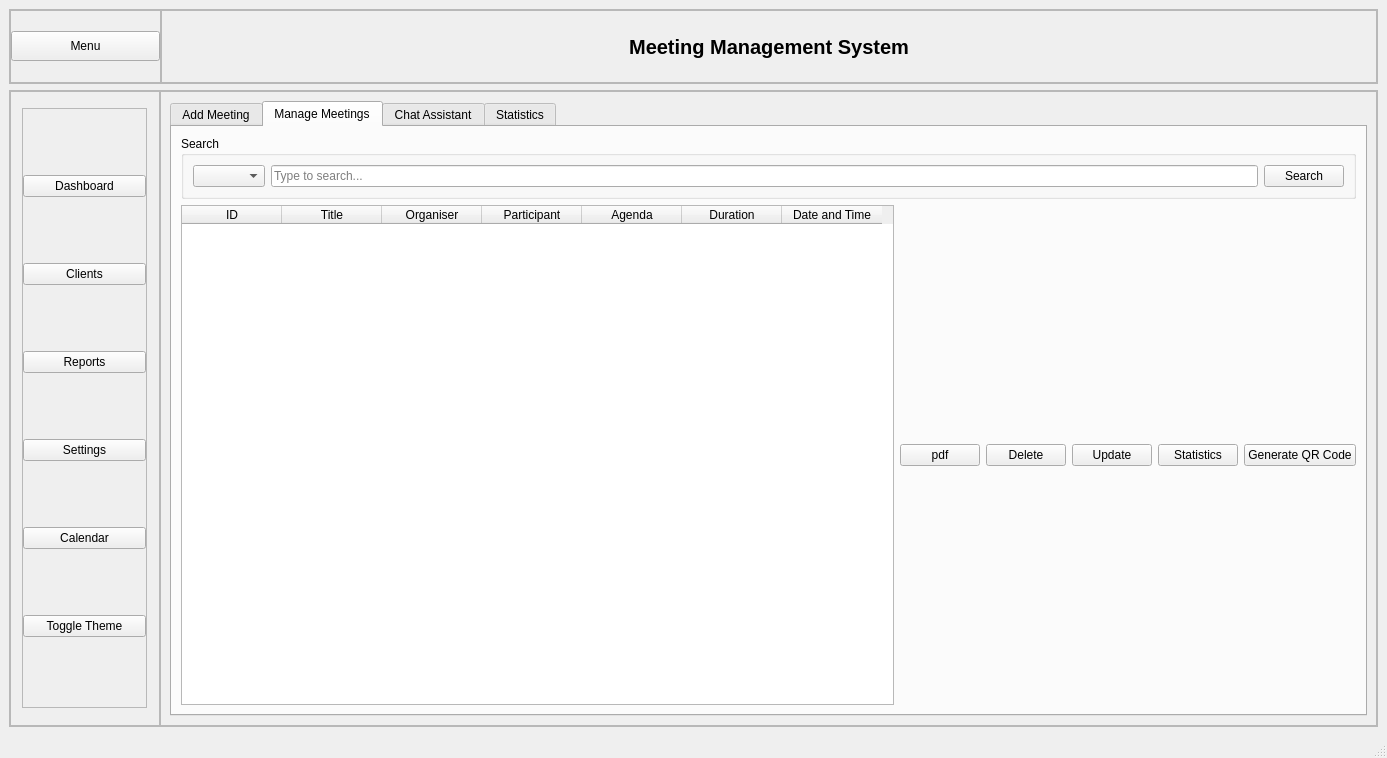
<?xml version="1.0" encoding="UTF-8"?>
<ui version="4.0">
 <class>MainWindow</class>
 <widget class="QMainWindow" name="MainWindow">
  <property name="geometry">
   <rect>
    <x>0</x>
    <y>0</y>
    <width>1387</width>
    <height>758</height>
   </rect>
  </property>
  <property name="sizePolicy">
   <sizepolicy hsizetype="Preferred" vsizetype="Preferred">
    <horstretch>0</horstretch>
    <verstretch>0</verstretch>
   </sizepolicy>
  </property>
  <property name="minimumSize">
   <size>
    <width>0</width>
    <height>600</height>
   </size>
  </property>
  <property name="windowTitle">
   <string>Meeting Management System</string>
  </property>
  <property name="styleSheet">
   <string notr="true"/>
  </property>
  <widget class="QWidget" name="centralwidget">
   <layout class="QVBoxLayout" name="verticalLayout">
    <item>
     <widget class="QFrame" name="header">
      <property name="sizePolicy">
       <sizepolicy hsizetype="Preferred" vsizetype="Preferred">
        <horstretch>0</horstretch>
        <verstretch>0</verstretch>
       </sizepolicy>
      </property>
      <property name="minimumSize">
       <size>
        <width>0</width>
        <height>75</height>
       </size>
      </property>
      <property name="maximumSize">
       <size>
        <width>16777215</width>
        <height>75</height>
       </size>
      </property>
      <property name="frameShape">
       <enum>QFrame::Shape::StyledPanel</enum>
      </property>
      <property name="frameShadow">
       <enum>QFrame::Shadow::Raised</enum>
      </property>
      <layout class="QHBoxLayout" name="horizontalLayout_2">
       <property name="spacing">
        <number>0</number>
       </property>
       <property name="leftMargin">
        <number>0</number>
       </property>
       <property name="topMargin">
        <number>0</number>
       </property>
       <property name="rightMargin">
        <number>0</number>
       </property>
       <property name="bottomMargin">
        <number>0</number>
       </property>
       <item>
        <widget class="QFrame" name="frame_3">
         <property name="minimumSize">
          <size>
           <width>50</width>
           <height>0</height>
          </size>
         </property>
         <property name="maximumSize">
          <size>
           <width>151</width>
           <height>16777215</height>
          </size>
         </property>
         <property name="frameShape">
          <enum>QFrame::Shape::StyledPanel</enum>
         </property>
         <property name="frameShadow">
          <enum>QFrame::Shadow::Raised</enum>
         </property>
         <layout class="QHBoxLayout" name="horizontalLayout_3">
          <property name="spacing">
           <number>0</number>
          </property>
          <property name="leftMargin">
           <number>0</number>
          </property>
          <property name="topMargin">
           <number>0</number>
          </property>
          <property name="rightMargin">
           <number>0</number>
          </property>
          <property name="bottomMargin">
           <number>0</number>
          </property>
          <item>
           <widget class="QPushButton" name="menuButton">
            <property name="sizePolicy">
             <sizepolicy hsizetype="Preferred" vsizetype="Fixed">
              <horstretch>0</horstretch>
              <verstretch>0</verstretch>
             </sizepolicy>
            </property>
            <property name="minimumSize">
             <size>
              <width>0</width>
              <height>30</height>
             </size>
            </property>
            <property name="maximumSize">
             <size>
              <width>16777215</width>
              <height>30</height>
             </size>
            </property>
            <property name="text">
             <string>Menu</string>
            </property>
            <property name="iconSize">
             <size>
              <width>24</width>
              <height>24</height>
             </size>
            </property>
           </widget>
          </item>
         </layout>
        </widget>
       </item>
       <item>
        <widget class="QFrame" name="frame_5">
         <property name="frameShape">
          <enum>QFrame::Shape::StyledPanel</enum>
         </property>
         <property name="frameShadow">
          <enum>QFrame::Shadow::Raised</enum>
         </property>
         <layout class="QVBoxLayout" name="verticalLayout_4">
          <item>
           <widget class="QLabel" name="label">
            <property name="font">
             <font>
              <pointsize>15</pointsize>
              <bold>true</bold>
             </font>
            </property>
            <property name="text">
             <string>Meeting Management System</string>
            </property>
            <property name="alignment">
             <set>Qt::AlignmentFlag::AlignCenter</set>
            </property>
           </widget>
          </item>
         </layout>
        </widget>
       </item>
      </layout>
     </widget>
    </item>
    <item>
     <widget class="QFrame" name="frame_2">
      <property name="frameShape">
       <enum>QFrame::Shape::StyledPanel</enum>
      </property>
      <property name="frameShadow">
       <enum>QFrame::Shadow::Raised</enum>
      </property>
      <layout class="QHBoxLayout" name="horizontalLayout">
       <property name="spacing">
        <number>0</number>
       </property>
       <property name="leftMargin">
        <number>0</number>
       </property>
       <property name="topMargin">
        <number>0</number>
       </property>
       <property name="rightMargin">
        <number>0</number>
       </property>
       <property name="bottomMargin">
        <number>0</number>
       </property>
       <item>
        <widget class="QFrame" name="sideMenu">
         <property name="minimumSize">
          <size>
           <width>150</width>
           <height>0</height>
          </size>
         </property>
         <property name="maximumSize">
          <size>
           <width>150</width>
           <height>16777215</height>
          </size>
         </property>
         <property name="frameShape">
          <enum>QFrame::Shape::StyledPanel</enum>
         </property>
         <property name="frameShadow">
          <enum>QFrame::Shadow::Raised</enum>
         </property>
         <layout class="QVBoxLayout" name="verticalLayout_2">
          <property name="spacing">
           <number>0</number>
          </property>
          <property name="leftMargin">
           <number>0</number>
          </property>
          <property name="topMargin">
           <number>0</number>
          </property>
          <property name="rightMargin">
           <number>0</number>
          </property>
          <property name="bottomMargin">
           <number>0</number>
          </property>
          <item alignment="Qt::AlignmentFlag::AlignHCenter|Qt::AlignmentFlag::AlignVCenter">
           <widget class="QFrame" name="frame_6">
            <property name="minimumSize">
             <size>
              <width>125</width>
              <height>600</height>
             </size>
            </property>
            <property name="maximumSize">
             <size>
              <width>150</width>
              <height>16777215</height>
             </size>
            </property>
            <property name="frameShape">
             <enum>QFrame::Shape::StyledPanel</enum>
            </property>
            <property name="frameShadow">
             <enum>QFrame::Shadow::Raised</enum>
            </property>
            <layout class="QVBoxLayout" name="verticalLayout_3">
             <property name="spacing">
              <number>0</number>
             </property>
             <property name="leftMargin">
              <number>0</number>
             </property>
             <property name="topMargin">
              <number>0</number>
             </property>
             <property name="rightMargin">
              <number>0</number>
             </property>
             <property name="bottomMargin">
              <number>0</number>
             </property>
             <item>
              <widget class="QPushButton" name="pushButton">
               <property name="text">
                <string>Dashboard</string>
               </property>
              </widget>
             </item>
             <item>
              <widget class="QPushButton" name="pushButton_2">
               <property name="text">
                <string>Clients</string>
               </property>
              </widget>
             </item>
             <item>
              <widget class="QPushButton" name="pushButton_3">
               <property name="text">
                <string>Reports</string>
               </property>
              </widget>
             </item>
             <item>
              <widget class="QPushButton" name="pushButton_4">
               <property name="text">
                <string>Settings</string>
               </property>
              </widget>
             </item>
             <item>
              <widget class="QPushButton" name="pushButton_5">
               <property name="text">
                <string>Calendar</string>
               </property>
              </widget>
             </item>
             <item>
              <widget class="QPushButton" name="themeButton">
               <property name="text">
                <string>Toggle Theme</string>
               </property>
              </widget>
             </item>
            </layout>
           </widget>
          </item>
         </layout>
        </widget>
       </item>
       <item>
        <widget class="QFrame" name="frame_4">
         <property name="sizePolicy">
          <sizepolicy hsizetype="Expanding" vsizetype="Preferred">
           <horstretch>0</horstretch>
           <verstretch>0</verstretch>
          </sizepolicy>
         </property>
         <property name="frameShape">
          <enum>QFrame::Shape::StyledPanel</enum>
         </property>
         <property name="frameShadow">
          <enum>QFrame::Shadow::Raised</enum>
         </property>
         <layout class="QVBoxLayout" name="verticalLayout_5">
          <item>
           <widget class="QTabWidget" name="tabWidget">
            <property name="currentIndex">
             <number>1</number>
            </property>
            <widget class="QWidget" name="ClientForm">
             <attribute name="title">
              <string>Add Meeting</string>
             </attribute>
             <layout class="QGridLayout" name="gridLayout_2">
              <item row="0" column="0">
               <widget class="QLabel" name="label_name">
                <property name="text">
                 <string>Title</string>
                </property>
               </widget>
              </item>
              <item row="0" column="2">
               <widget class="QLineEdit" name="title"/>
              </item>
              <item row="1" column="0">
               <widget class="QLabel" name="label_sector">
                <property name="text">
                 <string>Organiser</string>
                </property>
               </widget>
              </item>
              <item row="1" column="2">
               <widget class="QLineEdit" name="organiser"/>
              </item>
              <item row="2" column="0">
               <widget class="QLabel" name="label_contact">
                <property name="text">
                 <string>Participant</string>
                </property>
               </widget>
              </item>
              <item row="2" column="2">
               <widget class="QLineEdit" name="participant"/>
              </item>
              <item row="3" column="0">
               <widget class="QLabel" name="label_2">
                <property name="text">
                 <string>Agenda</string>
                </property>
               </widget>
              </item>
              <item row="3" column="2">
               <widget class="QComboBox" name="agenda">
                <item>
                 <property name="text">
                  <string>car advice</string>
                 </property>
                </item>
                <item>
                 <property name="text">
                  <string>life advice</string>
                 </property>
                </item>
                <item>
                 <property name="text">
                  <string>future advice</string>
                 </property>
                </item>
               </widget>
              </item>
              <item row="4" column="0">
               <widget class="QLabel" name="label_date">
                <property name="text">
                 <string>Date and Time:</string>
                </property>
               </widget>
              </item>
              <item row="4" column="2">
               <widget class="QDateTimeEdit" name="dateTimeEdit"/>
              </item>
              <item row="5" column="0">
               <widget class="QLabel" name="label_consultant">
                <property name="text">
                 <string>Duration (min)</string>
                </property>
               </widget>
              </item>
              <item row="5" column="2">
               <widget class="QLineEdit" name="duration"/>
              </item>
              <item row="6" column="2">
               <widget class="QPushButton" name="AddButton">
                <property name="text">
                 <string>Add Meeting</string>
                </property>
               </widget>
              </item>
              <item row="0" column="3" rowspan="7">
               <spacer name="horizontalSpacer">
                <property name="orientation">
                 <enum>Qt::Orientation::Horizontal</enum>
                </property>
                <property name="sizeHint" stdset="0">
                 <size>
                  <width>40</width>
                  <height>20</height>
                 </size>
                </property>
               </spacer>
              </item>
             </layout>
            </widget>
            <widget class="QWidget" name="listClient">
             <attribute name="title">
              <string>Manage Meetings</string>
             </attribute>
             <layout class="QVBoxLayout" name="verticalLayout_6">
              <item>
               <widget class="QGroupBox" name="searchGroupBox">
                <property name="title">
                 <string>Search</string>
                </property>
                <layout class="QHBoxLayout" name="searchLayout">
                 <item>
                  <widget class="QComboBox" name="sortComboBox"/>
                 </item>
                 <item>
                  <widget class="QLineEdit" name="searchInput">
                   <property name="placeholderText">
                    <string>Type to search...</string>
                   </property>
                  </widget>
                 </item>
                 <item>
                  <widget class="QPushButton" name="searchButton">
                   <property name="text">
                    <string>Search</string>
                   </property>
                  </widget>
                 </item>
                </layout>
               </widget>
              </item>
              <item>
               <layout class="QHBoxLayout" name="horizontalLayout_4">
                <item>
                 <widget class="QTableWidget" name="tableWidget">
                  <property name="sizePolicy">
                   <sizepolicy hsizetype="Expanding" vsizetype="Expanding">
                    <horstretch>1</horstretch>
                    <verstretch>0</verstretch>
                   </sizepolicy>
                  </property>
                  <column>
                   <property name="text">
                    <string>ID</string>
                   </property>
                  </column>
                  <column>
                   <property name="text">
                    <string>Title</string>
                   </property>
                  </column>
                  <column>
                   <property name="text">
                    <string>Organiser</string>
                   </property>
                  </column>
                  <column>
                   <property name="text">
                    <string>Participant</string>
                   </property>
                  </column>
                  <column>
                   <property name="text">
                    <string>Agenda</string>
                   </property>
                  </column>
                  <column>
                   <property name="text">
                    <string>Duration</string>
                   </property>
                  </column>
                  <column>
                   <property name="text">
                    <string>Date and Time</string>
                   </property>
                  </column>
                 </widget>
                </item>
                <item>
                 <widget class="QPushButton" name="exportPdfButton">
                  <property name="text">
                   <string>pdf</string>
                  </property>
                 </widget>
                </item>
                <item>
                 <widget class="QPushButton" name="deleteButton">
                  <property name="text">
                   <string>Delete</string>
                  </property>
                 </widget>
                </item>
                <item>
                 <widget class="QPushButton" name="updateButton">
                  <property name="text">
                   <string>Update</string>
                  </property>
                 </widget>
                </item>
                <item>
                 <widget class="QPushButton" name="statisticsButton">
                  <property name="text">
                   <string>Statistics</string>
                  </property>
                 </widget>
                </item>
                <item>
                 <widget class="QPushButton" name="generateQRCodeButton">
                  <property name="text">
                   <string>Generate QR Code</string>
                  </property>
                 </widget>
                </item>
               </layout>
              </item>
             </layout>
            </widget>
            <widget class="QWidget" name="calendarTab">
             <attribute name="title">
              <string>Chat Assistant</string>
             </attribute>
             <layout class="QVBoxLayout" name="verticalLayout_7">
              <item>
               <widget class="QTextEdit" name="chatTextEdit">
                <property name="readOnly">
                 <bool>true</bool>
                </property>
               </widget>
              </item>
              <item>
               <layout class="QHBoxLayout" name="chatInputLayout">
                <item>
                 <widget class="QLineEdit" name="chatInputLineEdit">
                  <property name="placeholderText">
                   <string>Type your message here...</string>
                  </property>
                 </widget>
                </item>
                <item>
                 <widget class="QPushButton" name="chatSendButton">
                  <property name="text">
                   <string>Send</string>
                  </property>
                 </widget>
                </item>
                <item>
                 <widget class="QPushButton" name="chatClearButton">
                  <property name="text">
                   <string>Clear Chat</string>
                  </property>
                 </widget>
                </item>
               </layout>
              </item>
             </layout>
            </widget>
            <widget class="QWidget" name="tab">
             <attribute name="title">
              <string>Statistics</string>
             </attribute>
             <layout class="QVBoxLayout" name="verticalLayoutStats">
              <item>
               <layout class="QHBoxLayout" name="chartsLayout">
                <item>
                 <widget class="QChartView" name="agendaChartView" native="true">
                  <property name="sizePolicy">
                   <sizepolicy hsizetype="Expanding" vsizetype="Expanding">
                    <horstretch>1</horstretch>
                    <verstretch>0</verstretch>
                   </sizepolicy>
                  </property>
                 </widget>
                </item>
                <item>
                 <widget class="QChartView" name="durationChartView" native="true">
                  <property name="sizePolicy">
                   <sizepolicy hsizetype="Expanding" vsizetype="Expanding">
                    <horstretch>1</horstretch>
                    <verstretch>0</verstretch>
                   </sizepolicy>
                  </property>
                 </widget>
                </item>
               </layout>
              </item>
              <item>
               <layout class="QHBoxLayout" name="controlsLayout">
                <item>
                 <widget class="QCheckBox" name="toggleLegendCheckBox">
                  <property name="text">
                   <string>Show Legend</string>
                  </property>
                  <property name="checked">
                   <bool>true</bool>
                  </property>
                 </widget>
                </item>
                <item>
                 <spacer name="horizontalSpacer2">
                  <property name="orientation">
                   <enum>Qt::Orientation::Horizontal</enum>
                  </property>
                  <property name="sizeHint" stdset="0">
                   <size>
                    <width>40</width>
                    <height>20</height>
                   </size>
                  </property>
                 </spacer>
                </item>
                <item>
                 <widget class="QPushButton" name="refreshStatsButton">
                  <property name="text">
                   <string>Refresh Statistics</string>
                  </property>
                 </widget>
                </item>
               </layout>
              </item>
             </layout>
            </widget>
           </widget>
          </item>
         </layout>
        </widget>
       </item>
      </layout>
     </widget>
    </item>
   </layout>
  </widget>
  <widget class="QStatusBar" name="statusBar"/>
 </widget>
 <customwidgets>
  <customwidget>
   <class>QChartView</class>
   <extends>QWidget</extends>
   <header>qchartview.h</header>
   <container>1</container>
  </customwidget>
 </customwidgets>
 <resources/>
 <connections/>
</ui>
